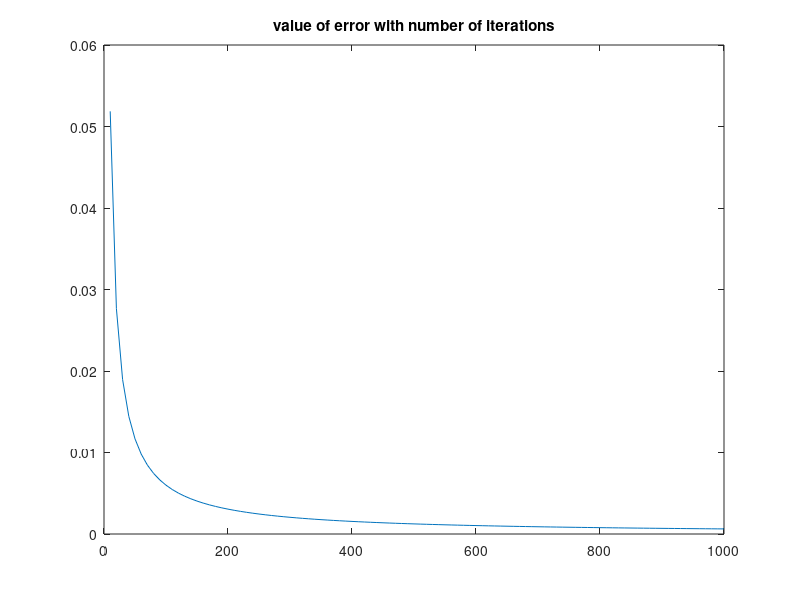

The MATLAB script that drew this image:
close all
clear all
f=@(x)sqrt(1-x^2);
%n=input('enter the number of values');
area=0;
z=zeros(1,100);
k=1;
for n=10:10:1000
area=0;
h=1/n;
    for i=0:1/n:1
    area=area+h*f(i);
    end
    z(1,k)=abs(pi-area*4)/pi;
    k=k+1;
end
n=10:10:1000;
plot(n,z);
title('value of error with number of iterations');
%fprintf('the final value if %d\n',pie);
%e=((pi-pie)/pi)*100